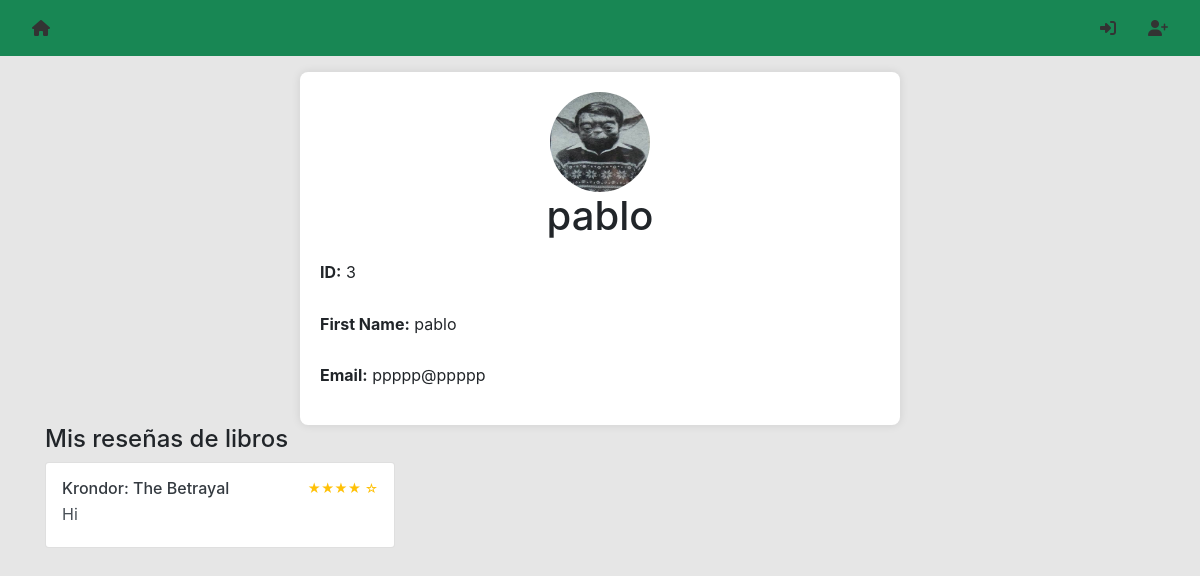
The page /profile/3 on the database its author committed.
### website/models.py (models this page shows)
class User(db.Model, UserMixin):
    id = db.Column(db.Integer, primary_key=True)
    email = db.Column(db.String(150), unique=True)
    password = db.Column(db.String(150))
    first_name = db.Column(db.String(150))
    notes = db.relationship('Note')
    books = db.relationship('Book', secondary='list')
    reviews = db.relationship('Review')
    photo_path = db.Column(db.String(255))

class Review(db.Model):
    id = db.Column(db.Integer, primary_key=True)
    book_isbn = db.Column(db.String(150), db.ForeignKey('book.isbn'))
    user_email = db.Column(db.String(150), db.ForeignKey('user.email'))
    review = db.Column(db.String(5000))
    rating = db.Column(db.Integer)
    date = db.Column(db.DateTime(timezone=True), default=func.now())
    likes = db.relationship('Like', backref='review', lazy='dynamic')
    user = db.relationship('User', backref='review')

class Book(db.Model):
    id = db.Column(db.Integer, primary_key=True)
    isbn = db.Column(db.String(150), unique=True)
    title = db.Column(db.String(500))
    author = db.Column(db.String(300))
    year = db.Column(db.Integer)
    users = db.relationship('User', secondary='list')

### website/views.py (the view, shortened to what this page needs)
@views.route('/profile/<int:user_id>', methods=['GET', 'POST'])
def user_profile(user_id):
    user = User.query.get(user_id)
    if user:
        reviews = Review.query.filter_by(user_email=user.email).all()
        book_titles = {}
        for review in reviews:
            book = Book.query.filter_by(isbn=review.book_isbn).first()
            if book:
                book_titles[review.book_isbn] = book.title
        books = Book.query.all()
        return render_template('profile.html', user=user, books=books, reviews=reviews, book_titles=book_titles)
    else:
        return redirect(url_for('views.index'))

### website/templates/profile.html (shortened to what this page needs)
{% extends "base.html" %}
{% block content %}
<div class=" profile-container bg-white mt-3">
    <div class="profile-header">
        <img src="{{ url_for('static', filename=user.photo_path) }}" alt="User Image" class="user-image">
        <h1 class="profile-title">{{ user.first_name }}</h1>
    </div>
    <div class="profile-info">
        <p class="profile-field"><strong>ID:</strong> {{ user.id }}</p>
        <p class="profile-field"><strong>First Name:</strong> {{ user.first_name }}</p>
        <p class="profile-field"><strong>Email:</strong> {{ user.email }}</p>
    </div>
</div>
        <h4>Mis reseñas de libros</h4>
          {% if reviews %}
          <div class="row">
              {% for review in reviews %}
              <div class="col-md-4 ">
                <div class="list-group-item list-group-item-action mb-4 p-3">
                  <div class="d-flex w-100 justify-content-between">
                    <h6 class="mb-1">
                      <a href="{{ url_for('views.book', isbn=review.book_isbn) }}" class="text-decoration-none text-dark">
                          {{ book_titles[review.book_isbn] }}
                      </a>
                  </h6>
                          <small class="ml-2 review-stars {% if review.rating == 1 %}text-danger{% elif review.rating == 2 %}text-danger{% elif review.rating == 3 %}text-warning{% elif review.rating == 4 %}text-warning{% elif review.rating == 5 %}text-success{% endif %}">
                              {% for i in range(review.rating) %}★{% endfor %}
                              {% for i in range(5 - review.rating) %}☆{% endfor %}
                          </small>
                  </div>
                  <p class="mb-1 review-text small">{{ review.review }}</p>
              </div>
              </div>
              {% endfor %}
          {% endif %}
{% endblock %}

### website/templates/profile.html (style rules this page uses)
.profile-container { max-width: 600px; margin: 0 auto; padding: 20px; box-shadow: 0 0 10px rgba(0,0,0,0.1); border-radius: 8px; }
.profile-title { text-align: center; margin-bottom: 20px; }
.profile-info { display: flex; flex-direction: column; gap: 10px; }
.profile-field { font-size: 16px; line-height: 1.6; }
.profile-header { text-align: center; margin-bottom: 20px; }
.user-image { width: 100px; height: 100px; border-radius: 50%; margin: 0 auto; display: block; }
.review-text { font-size: 16px; line-height: 1.6; }

### rows shown on the page
User: photo_path (picture), first_name "pablo", id "3", email "ppppp@ppppp"
Review: book_isbn.title "Krondor: The Betrayal", rating 4 (drawn), review "Hi"
